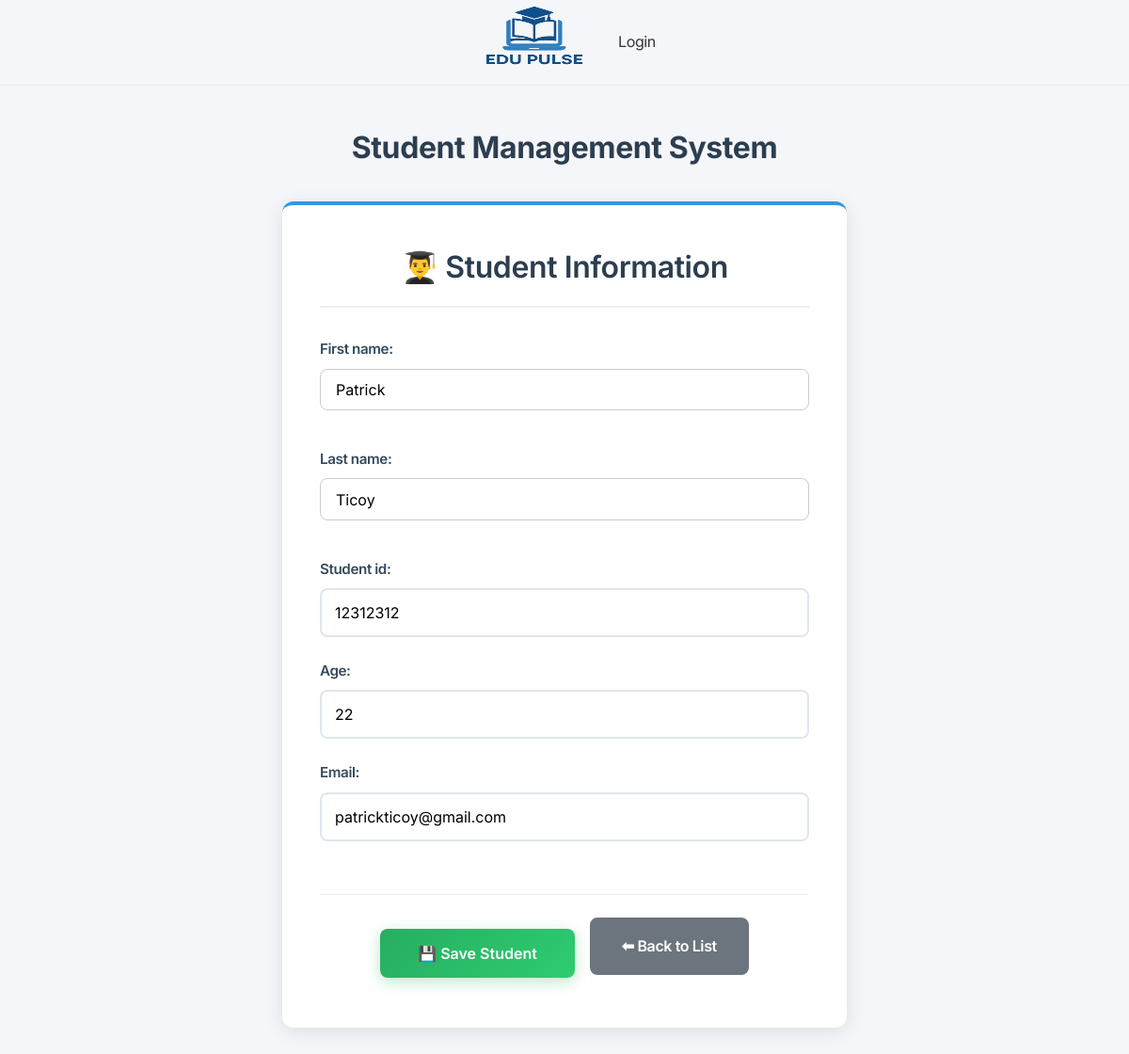
/students/1/update/, run on an earlier commit of the app's database.
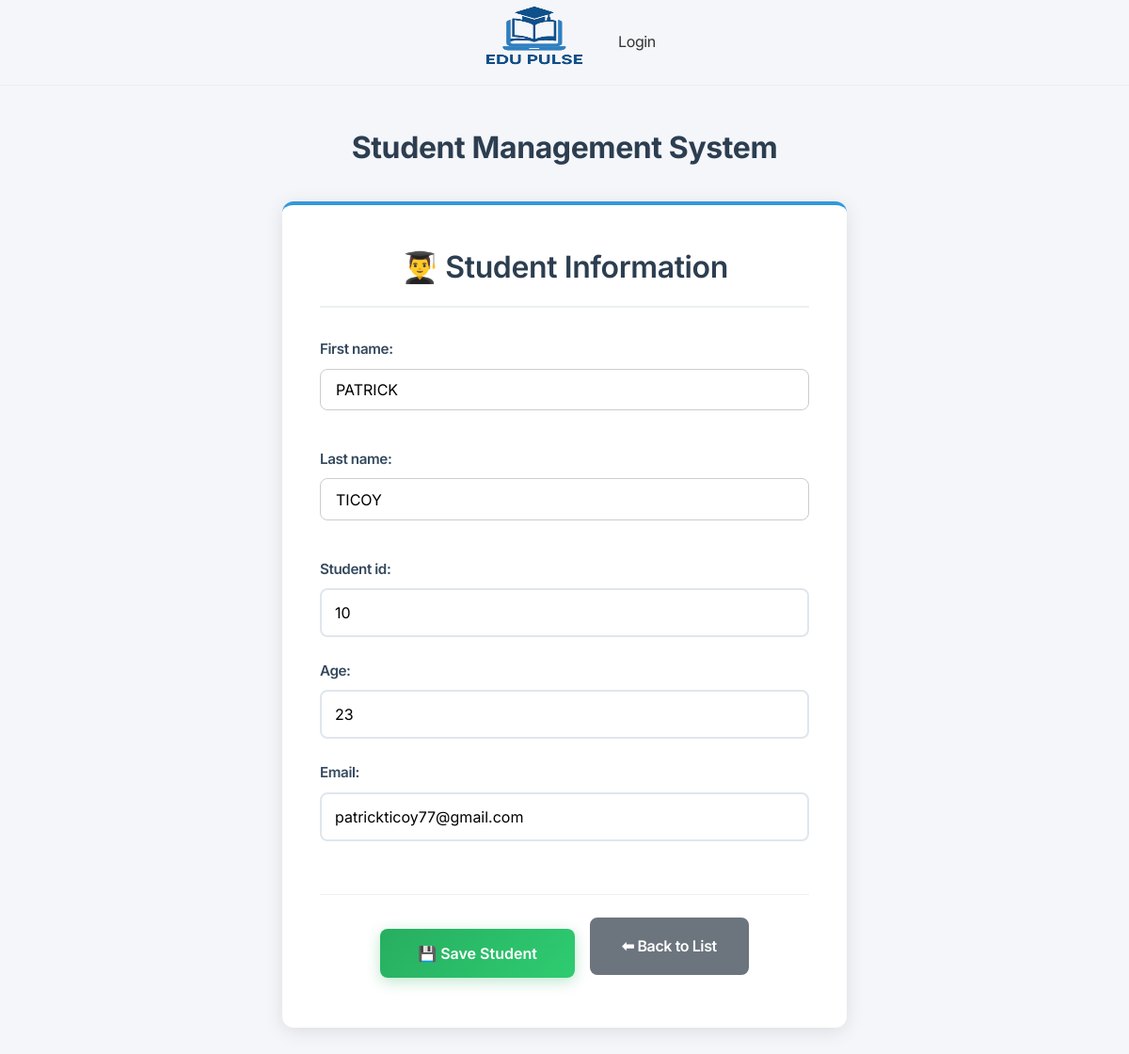
And on a later commit of the database.
### app/models.py (models this page shows, shortened)
class Student(models.Model):
    first_name = models.CharField(max_length=100)
    last_name = models.CharField(max_length=100)
    student_id = models.IntegerField()
    section = models.CharField(max_length=100)
    age = models.IntegerField()
    email = models.EmailField()

### app/views.py (the view)
# urls.py: path('students/<int:pk>/update/', StudentUpdateView.as_view(), name='student_update'),
class StudentUpdateView(UpdateView):
    model = Student
    fields = ['first_name','last_name','student_id','student_id', 'age', 'email']
    template_name = 'app/student_form.html'
    success_url = reverse_lazy('student_list')

### app/templates/app/student_form.html (shortened to what this page needs)
{% extends 'app/base.html' %}
{% block content %}
<div class="student-form-container">
  <h2 class="form-header">👨‍🎓 Student Information</h2>
  <form method="post" class="student-form">
    {{ form.as_p }}
    <div class="form-actions">
      <button type="submit" class="btn-save">💾 Save Student</button>
      <a href="{% url 'student_list' %}" class="btn-back">⬅ Back to List</a>
    </div>
  </form>
</div>
{% endblock %}

What changed in the data, as far as the page shows it:
changed Student: first_name "Patrick" → "PATRICK"; last_name "Ticoy" → "TICOY"; student_id "12312312" → "10"; age "22" → "23"; email "patrickticoy@gmail.com" → "patrickticoy77@gmail.com"
